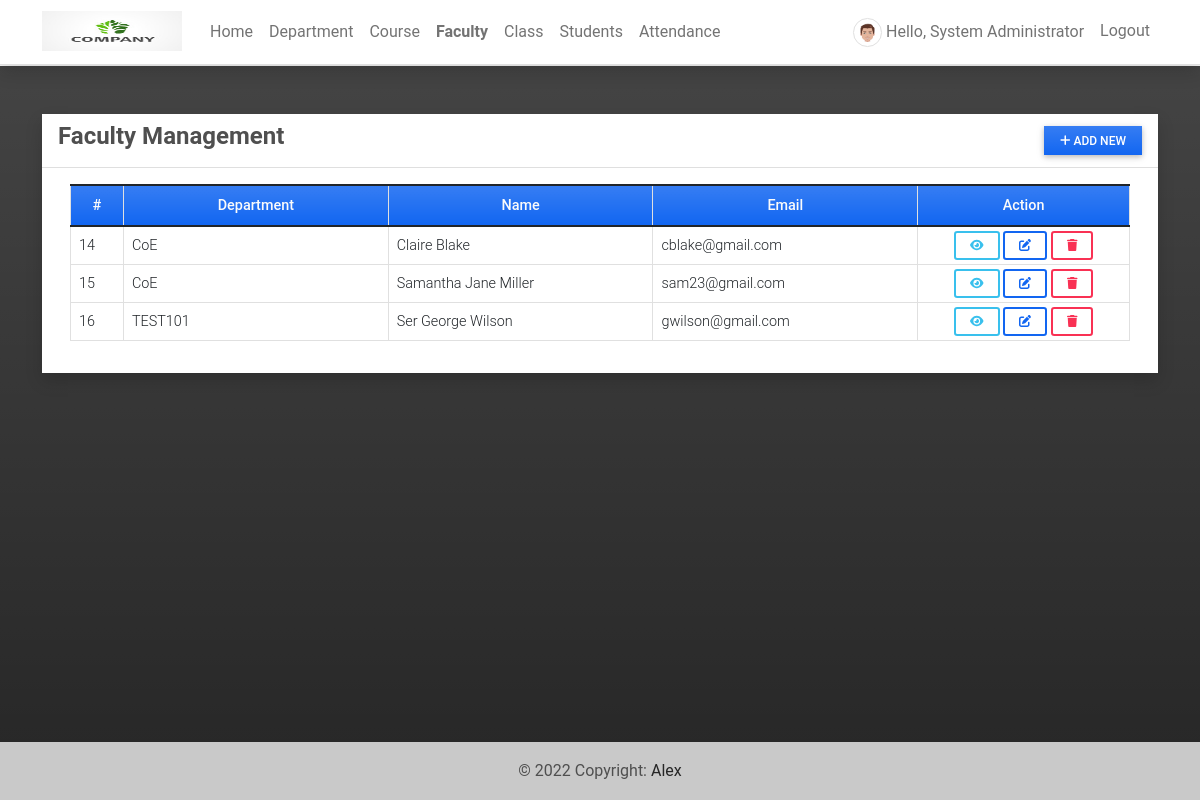
Screenshot of /faculty (signed in) with the database file from the repository.
### attendance/models.py (models this page shows, shortened)
class UserProfile(models.Model):
    user = models.OneToOneField(User, on_delete=models.CASCADE,related_name='profile')
    contact = models.CharField(max_length=250)
    dob = models.DateField(blank=True, null = True)
    address = models.TextField(blank=True, null = True)
    avatar = models.ImageField(blank=True, null = True, upload_to= 'images/')
    user_type = models.IntegerField(default = 2)
    gender = models.CharField(max_length=100, choices=[('Male','Male'),('Female','Female')], blank=True, null= True)
    department = models.ForeignKey(Department, on_delete=models.CASCADE, blank= True, null = True)

class Department(models.Model):
    name = models.CharField(max_length=250)
    description = models.TextField(blank=True, null=True)
    status = models.IntegerField(default = 1)
    date_added = models.DateTimeField(default=timezone.now)
    date_updated = models.DateTimeField(auto_now=True)
    def __str__(self):
        return self.name

### attendance/views.py (the view)
# urls.py: path('faculty',views.faculty,name='faculty-page'),
@login_required
def faculty(request):
    user = UserProfile.objects.filter(user_type = 2).all()
    context['page_title'] = "Faculty Management"
    context['faculties'] = user
    return render(request, 'faculty_mgt.html',context)

### attendance/templates/faculty_mgt.html (shortened to what this page needs)
{% extends 'base.html' %} {% block pageContent %}
<div class="col-lg-12 col-md-12 col-sm-12 col-xs-12">
    <div class="card card-default rounded-0 shadow ">
        <div class="card-header">
            <div class="d-flex w-100 align-items-center justify-content-between">
                <h4 class="card-title fw-bold">Faculty Management</h4>
                <div class="tools">
                    <button type="button" class="btn btn-primary rounded-0 bg-gradient btn-sm" id='add_new'><i class="fa fa-plus"></i> Add New</button>
                </div>
            </div>
        </div>
        <div class="card-body">
            <div class="container-fluid">
                <table class="table table-bordered" id="faculty-list">
                    <colgroup>
                        <col width="5%">
                        <col width="25%">
                        <col width="25%">
                        <col width="25%">
                        <col width="20%">
                    </colgroup>
                    <thead>
                        <tr class="bg-gradient bg-primary bg-opacity-50 text-light">
                            <th class="px-2 py-2 text-center">#</th>
                            <th class="px-2 py-2 text-center">Department</th>
                            <th class="px-2 py-2 text-center">Name</th>
                            <th class="px-2 py-2 text-center">Email</th>
                            <th class="px-2 py-2 text-center">Action</th>
                        </tr>
                    </thead>
                    <tbody>
                        {% for faculty in faculties %}
                        <tr>
                            <td class="px-2 py-1 align-middle">{{ faculty.id }}</td>
                            <td class="px-2 py-1 align-middle">{{ faculty.department }}</td>
                            <td class="px-2 py-1 align-middle">{{ faculty.user.first_name }} {{ faculty.user.last_name }}</td>
                            <td class="px-2 py-1 align-middle">{{ faculty.user.email }}</td>
                            <td class="px-2 py-1 align-middle text-center">
                                <a class="btn btn-outline-info btn-sm view-data" href="javascript:void(0)" data-url="{% url 'view-faculty-modal' faculty.pk %}" title="View Details">
                                    <i class="fa fa-eye"></i>
                                </a>
                                <a class="btn btn-outline-primary btn-sm edit-data" href="javascript:void(0)" data-id="{{ faculty.user.pk }}" title="Edit">
                                    <i class="fa fa-edit"></i>
                                </a>
                                <button class="btn btn-outline-danger btn-sm delete-data" type="button" data-id="{{ faculty.user.pk }}" title="Delete">
                                    <i class="fa fa-trash"></i>
                                </button>
                            </td>
                        </tr>
                        {% endfor %}
                    </tbody>
                </table>
            </div>
        </div>
    </div>
</div>
{% endblock pageContent %}

### attendance/templates/topNavigation.html (shortened to what this page needs)
{% load static %}
<header>
    <nav class="navbar navbar-expand-lg navbar-light bg-white fixed-top shadow border-bottom">
        <div class="container">
            <a class="navbar-brand" target="_blank" href="{% url 'home-page' %}">
                <img src="{{ MEDIA_URL }}/default/ams-logo.jpg" height="16" alt="" loading="lazy" style="margin-top: -3px;" />
            </a>
            <div class="collapse navbar-collapse" id="navbarExample01">
                {% if user.id %}
                <ul class="navbar-nav me-auto mb-2 mb-lg-0" id="topNav">
                    <li class="nav-item">
                        <a class="nav-link" aria-current="page" href="{% url 'home-page' %}">Home</a>
                    </li>
                    {% if user.profile.user_type == 1 %}
                    <li class="nav-item">
                        <a class="nav-link" aria-current="page" href="{% url 'department-page' %}">Department</a>
                    </li>
                    <li class="nav-item">
                        <a class="nav-link" aria-current="page" href="{% url 'course-page' %}">Course</a>
                    </li>
                    <li class="nav-item">
                        <a class="nav-link" aria-current="page" href="{% url 'faculty-page' %}">Faculty</a>
                    </li>
                    {% endif %}
                    <li class="nav-item">
                        <a class="nav-link" aria-current="page" href="{% url 'class-page' %}">Class</a>
                    </li>
                    <li class="nav-item">
                        <a class="nav-link" aria-current="page" href="{% url 'student-page' %}">Students</a>
                    </li>
                    <li class="nav-item">
                        <a class="nav-link" aria-current="page" href="{% url 'attendance-class' %}">Attendance</a>
                    </li>
                </ul>
                <ul class="navbar-nav d-flex flex-row">
                    {% if user.id %} {% if user.profile.user_type == 1 %} {% endif %}
                    <li class="nav-item me-3 me-lg-0">
                        <a class="nav-link" href="{% url 'profile' %}">
                            <span class="me-1"><img src="{% if user.profile.avatar %}{{ user.profile.avatar.url }}{% else %}{{ MEDIA_URL }}/default/default-avatar.png{% endif %}" alt="User Avatar" data-url="{% if user.profile.avatar %}{{ user.profile.avatar.url }}{% else %}{{ MEDIA_URL }}/default/default-avatar.png{% endif %}" id="user-avatar" class="img-thumbnail rounded-circle"></span>Hello,
                            {{ user.first_name }} {{user.last_name}}
                        </a>
                    </li>
                    <li class="nav-item me-3 me-lg-0">
                        <a class="nav-link" href="{% url 'logout' %}">Logout</a>
                    </li>
                    {% else %}
                    <li class="nav-item me-3 me-lg-0">
                        <a class="nav-link" href="{% url 'login' %}">Login</a>
                    </li>
                    {% endif %}
                </ul>
                {% endif %}
            </div>
        </div>
    </nav>
</header>

### static/assets/default/css/style.css (style rules this page uses)
html, body { height: 100%; width: 100%; max-height: 100%; overflow: auto; display: flex; flex-direction: column; }
body>header { flex-shrink: auto; }
#user-avatar { width: 1.8rem; height: 1.8rem; object-fit: scale-down; object-position: center center; }
.navbar-brand>img { width: 7em; height: 2em; }
.nav-item.active a.nav-link { font-weight: bolder !important; }

### rows the page displays
UserProfile: id "14", department "CoE", user.first_name "Claire", user.last_name "Blake", user.email "cblake@gmail.com"
UserProfile: id "15", department "CoE", user.first_name "Samantha Jane", user.last_name "Miller", user.email "sam23@gmail.com"
UserProfile: id "16", department "TEST101", user.first_name "Ser George", user.last_name "Wilson", user.email "gwilson@gmail.com"

### other values shown
{{ user.first_name }} "System"
{{ user.last_name }} "Administrator"
